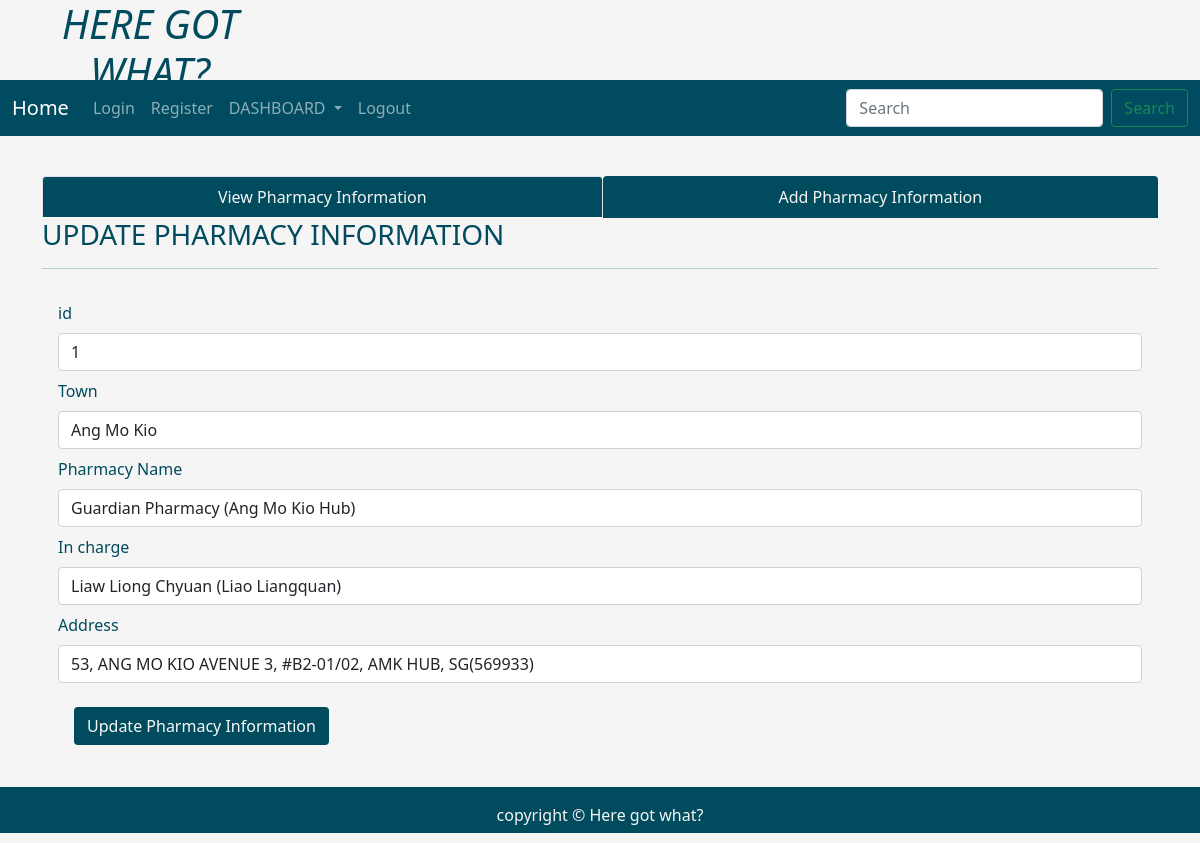
/fetchonepharmacy/1, run on the app's committed database.
### tables this page shows
CREATE TABLE "pharmacy" (
	"id"	INTEGER,
	"town"	TEXT,
	"pharmacy_name"	TEXT,
	"incharge"	TEXT,
	"address"	TEXT,
	FOREIGN KEY("town") REFERENCES "population"("town"),
	PRIMARY KEY("id" AUTOINCREMENT)
);

### application.py (the view)
@application.route('/fetchonepharmacy/<int:id>')
def fetchonepharmacy(id):
    user = get_active_user()
    db = get_database()
    pharmacy_cur = db.execute('SELECT * from pharmacy where id = ?', [id])
    single_pharmacy = pharmacy_cur.fetchone()
    return render_template('updatepharmacyinfo.html', user = user, single_pharmacy = single_pharmacy)

### application.py (called while the page is built)
@application.teardown_appcontext
def close_database(error):
    if hasattr(g, 'ICT2103Web_db'):
        g.ICT2103Web_db.close()

def get_active_user():
    user = None
    if 'user' in session:
        user = session['user']
        db = get_database()
        user_cur = db.execute('select * from users where name =?', [user])
        user = user_cur.fetchone()
    return user

### database.py (called while the page is built)
def connect_to_database():
    sql = sqlite3.connect('C:/ICT2103Web/ICT2103Web.db')
    sql.row_factory = sqlite3.Row
    return sql

def get_database():
    if not hasattr(g, 'ICT2103Web_db'):
        g.ICT2103Web_db = connect_to_database()
    return  g.ICT2103Web_db

### templates/updatepharmacyinfo.html (shortened to what this page needs)
<!DOCTYPE html>
<html lang="en">
<head>
    <link rel="stylesheet" href="https://cdnjs.cloudflare.com/ajax/libs/font-awesome/4.7.0/css/font-awesome.min.css">
    <link href="https://cdn.jsdelivr.net/npm/bootstrap@5.1.3/dist/css/bootstrap.min.css" rel="stylesheet"
>
    <link rel="stylesheet" href="{{ url_for('static', filename='home.css')}}" type="text/css">
</head>
<body>
    <div class="parent">
        <div class="child child1">
            <h1 class="text-center"><i>HERE GOT WHAT?</i></h1>
        </div>
        <div class="child child3 dropdown">
            <nav class="navbar navbar-expand-lg navbar-dark" style="background-color: #004b5f;">
                <div class="container-fluid">
                    <a class="navbar-brand" href="{{url_for('index')}}">Home</a>
                    <div class="collapse navbar-collapse" id="navbarSupportedContent">
                        <ul class="navbar-nav me-auto mb-2 mb-lg-0">
                            <li class="nav-item">
                                <a class="nav-link" aria-current="page" href="{{url_for('userLogin')}}">Login</a>
                            </li>
                            <li class="nav-item">
                                <a class="nav-link" href="{{url_for('userRegister')}}">Register</a>
                            </li>
                            <li class="nav-item dropdown">
                                <a class="nav-link dropdown-toggle" href="#" id="navbarDropdown" role="button"
                                    data-bs-toggle="dropdown" aria-expanded="false">
                                    DASHBOARD
                                </a>
                            </li>
                            <li class="nav-item">
                                <a class="nav-link" href="#">Logout</a>
                            </li>
                        </ul>
                        <form class="d-flex">
                            <input class="form-control me-2" type="search" placeholder="Search" aria-label="Search">
                            <button class="btn btn-outline-success" type="submit">Search</button>
                        </form>
                    </div>
                </div>
            </nav>
        </div>
        <div class="child child5" style="color:rgb(0, 75, 93);">
        </div>
        <div class="child child6 container" style="color:rgb(0, 75, 93);">
            <ul class="nav nav-tabs nav-fill">
                <li class="nav-item">
                    <a class="nav-link active" aria-current="page" href="{{ url_for('schoolinfo')}}"
                        style=" background-color:rgb(0, 75, 93); color:whitesmoke;">View Pharmacy Information</a>
                </li>
                <li class="nav-item">
                    <a class="nav-link" href="{{ url_for('addnewschool')}}"
                        style=" background-color:rgb(0, 75, 93); color:whitesmoke;">Add Pharmacy Information</a>
                </li>
            </ul>
            <div class="table-responsive-lg caption-top">
                <caption>
                    <h3>UPDATE PHARMACY INFORMATION</h3>
                </caption>
                <hr>
                {% if single_pharmacy %}
                <form class="p-3" action="/updatepharmacyinfo" method="POST">
                    <div class="mb-2">
                        <label for="id" class="form-label">id</label>
                        <input type="text" class="form-control" id="id" name="id" value="{{single_pharmacy['id']}}">
                    </div>
                    <div class="mb-2">
                        <label for="town" class="form-label">Town</label>
                        <input type="text" class="form-control" id="town" name="town"
                            value="{{single_pharmacy['town']}}">
                    </div>
                    <div class="mb-2">
                        <label for="pharmacy_name" class="form-label">Pharmacy Name</label>
                        <input type="text" class="form-control" id="pharmacy_name" name="pharmacy_name"
                            value="{{single_pharmacy['pharmacy_name']}}">
                    </div>
                    <div class="mb-2">
                        <label for="incharge" class="form-label">In charge</label>
                        <input type="text" class="form-control" id="incharge" name="incharge"
                            value="{{single_pharmacy['incharge']}}">
                    </div>
                    <div class="mb-2">
                        <label for="address" class="form-label">Address</label>
                        <input type="text" class="form-control" id="address" name="address"
                            value="{{single_pharmacy['address']}}">
                    </div>
                    {% endif %}
                    <button type="submit" class="btn text-light m-3" style="background-color:rgb(0, 75, 93);">Update
                        Pharmacy Information</button>
                </form>
            </div>
        </div>
        <div class="child child7" style="background-color:rgb(0, 75, 93); color:whitesmoke;">
            <p class="p-3 text-center">copyright &copy Here got what?</p>
        </div>
    </div>
</body>
</html>

### static/home.css (style rules this page uses)
html, body { height: 100%; background-color:whitesmoke; color:rgb(0, 75, 93); }
.parent { height: 100%; display: grid; grid-template-columns: repeat(4, 1fr); grid-template-rows: 10% 5% 7% auto 7%; }
.child { margin-bottom: 10px; }
.child1 { grid-column: 1/2; grid-row: 1/2; }
.child3 { grid-column: 1/-1; grid-row: 2/3; }
.child5 { grid-column: 4/5; grid-row: 3/4; text-align: center; }
.child6 { grid-column: 1/-1; grid-row: 4/5; }
.child7 { grid-column: 1/-1; grid-row: 5/6; }

### data on the page
pharmacy: id "1", town "Ang Mo Kio", pharmacy_name "Guardian Pharmacy (Ang Mo Kio Hub)", incharge "Liaw Liong Chyuan (Liao Liangquan)", address "53, ANG MO KIO AVENUE 3, #B2-01/02, AMK HUB, SG(569933)"
